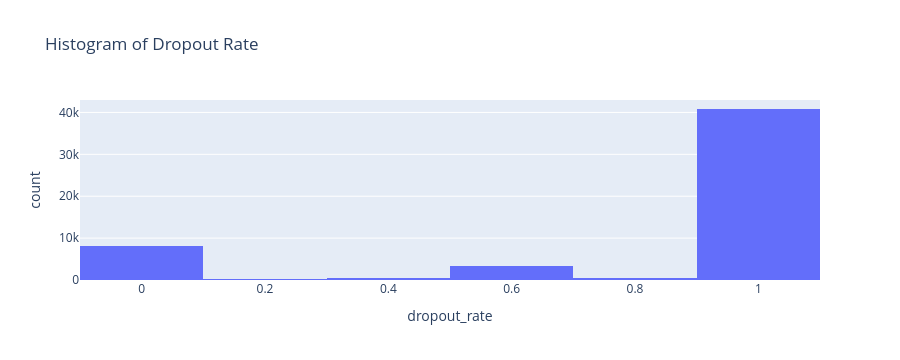

Here is the notebook cell this chart was saved with:
### Code cell
# Visualize the distribution of dropout rates 
fig = px.histogram(df_dist_username, x='dropout_rate', title='Histogram of Dropout Rate', nbins=10)
fig.show()

### Figure 1 — Plotly figure (JSON) as saved in the notebook; plotly's stock layout.template omitted (floating-point values rounded to 4 significant figures; data arrays with more than 128 entries replaced by an {"elided": "..."} marker saying what was removed)
{"data": [{"bingroup": "x", "hovertemplate": "dropout_rate=%{x}<br>count=%{y}<extra></extra>", "legendgroup": "", "marker": {"color": "#636efa", "pattern": {"shape": ""}}, "name": "", "nbinsx": 10, "orientation": "v", "showlegend": false, "type": "histogram", "x": {"elided": "53310 float values"}, "xaxis": "x", "yaxis": "y"}], "layout": {"autosize": true, "barmode": "relative", "height": 360, "legend": {"tracegroupgap": 0}, "title": {"text": "Histogram of Dropout Rate"}, "xaxis": {"anchor": "y", "autorange": true, "domain": [0, 1], "range": [-0.1, 1.1], "title": {"text": "dropout_rate"}, "type": "linear"}, "yaxis": {"anchor": "x", "autorange": true, "domain": [0, 1], "range": [0, 42970.0], "title": {"text": "count"}}}}
